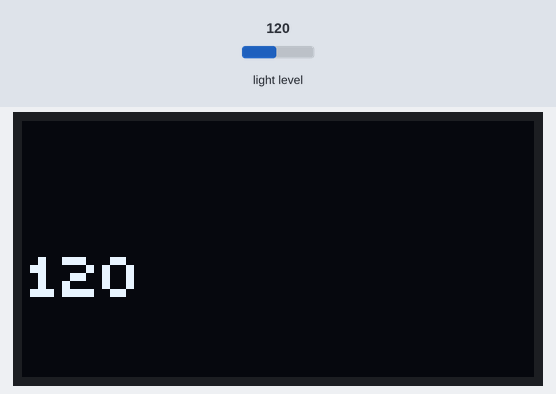
A program run on a simulated BBC micro:bit running MicroPython. Shown: 128×64 one-colour display. The inputs (shaded band) are chosen by the test bench; at power-on: light level 120.

Above: at 1.2 s.
1.3 s: light level set to 5
At 2.3 s:
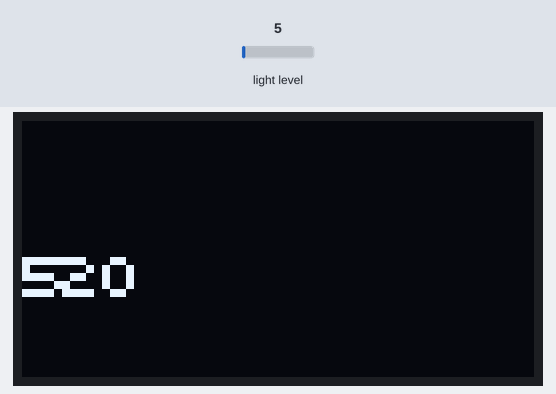
2.8 s: light level set to 64
At 4.0 s:
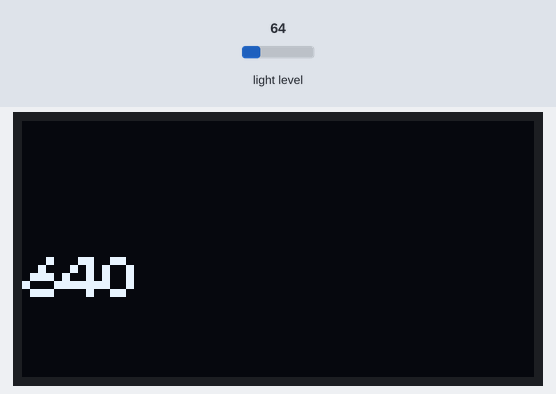
4.4 s: light level set to 128
At 6.0 s:
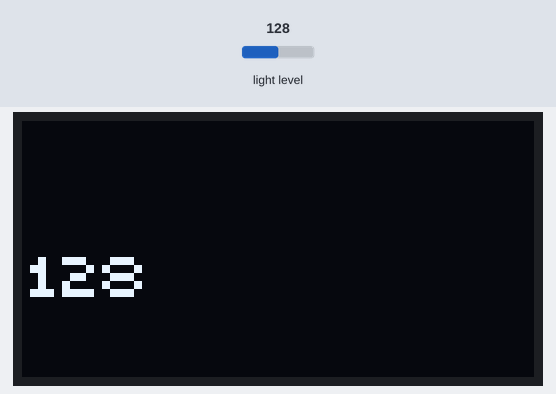
Timing chart, 0 to 7.5 s (numbered marks = the images above; inputs shaded):
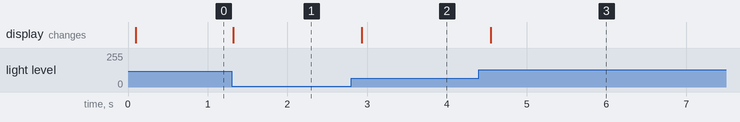

The program:

read-light-showoled.py
```python
from microbit import *
from ssd1306 import initialize,clear_oled
from ssd1306_text import add_text
initialize()
clear_oled()
x=0
st='cnt='
while 1:
    y= str(display.read_light_level())
    add_text(0,2,y)
    x=x+1
    sleep(200)
```

Measured:
- after the input at 1.3 s, the display: changes at once (image 1)
- after the input at 2.8 s, the display: changes after 0.13 s (image 2)
- after the input at 4.4 s, the display: changes after 0.15 s (image 3)
